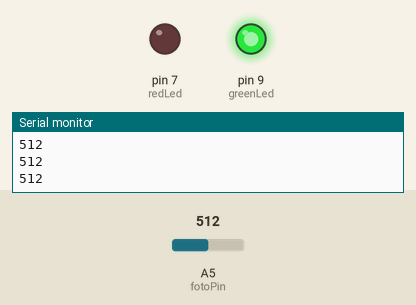
This sketch was run on a simulated Arduino Uno, built with avr-gcc and run on an emulated ATmega328P. Parts: output pins drawn as LEDs (lit = HIGH), the last lines printed to the serial monitor. Inputs (shaded band) come from the test bench; at power-on: A5 (fotoPin) = 512.

Above: at 1.2 s.
1.3 s: A5 (fotoPin) set to 685
2.8 s: A5 (fotoPin) set to 718
At 3.9 s:
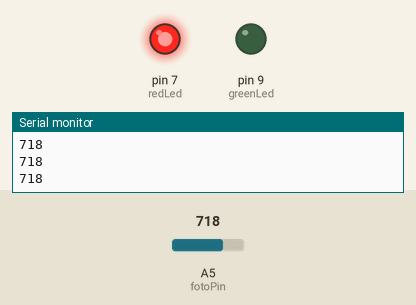
4.5 s: A5 (fotoPin) set to 690
At 5.4 s:
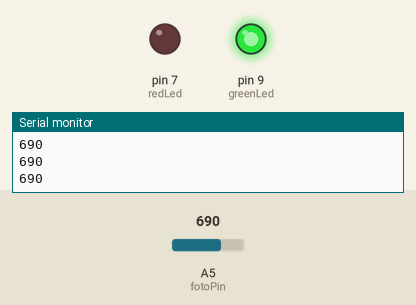
6.3 s: A5 (fotoPin) set to 710
At 8.1 s:
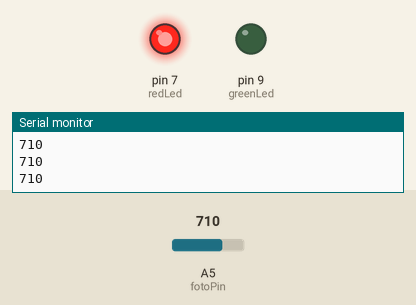
Timing chart, 0 to 9.1 s (numbered marks = the images above; inputs shaded):
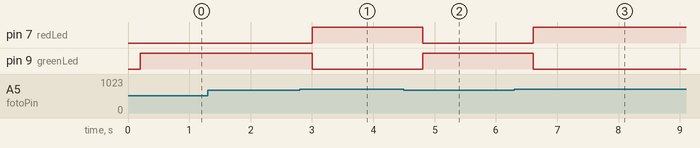

The sketch:

Fotoresistencia.ino
```cpp
int fotoPin = A5;
int redLed = 7;
int greenLed = 9;

void setup() {
  // put your setup code here, to run once:
  Serial.begin(9600);
  pinMode(fotoPin, INPUT);
  pinMode(redLed, OUTPUT);
  pinMode(greenLed, OUTPUT);

}

void loop() {
  // put your main code here, to run repeatedly:

  int readVal = analogRead(fotoPin);
  Serial.println(readVal);
  delay(200);
  if (readVal >= 700) {
    digitalWrite(redLed, 1);
    digitalWrite(greenLed, 0);
  }
  else {
    digitalWrite(greenLed, 1);
    digitalWrite(redLed, 0);
  }

}
```

Measured:
- the behaviour switches between 699 and 700 on A5 (fotoPin) (found by bisection; images 0 and 1)
- after the input at 2.8 s, pin 7 (redLed): LOW → HIGH after 0.20 s; pin 9 (greenLed): HIGH → LOW after 0.20 s
- after the input at 4.5 s, pin 7 (redLed): HIGH → LOW after 0.31 s; pin 9 (greenLed): LOW → HIGH after 0.31 s
- after the input at 6.3 s, pin 7 (redLed): LOW → HIGH after 0.31 s; pin 9 (greenLed): HIGH → LOW after 0.31 s
